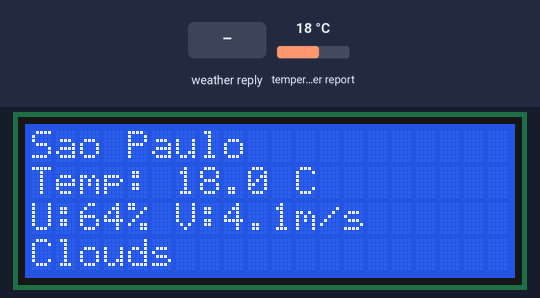
This program was run on a simulated ESP32 board running MicroPython. On the bench: 20×4 character LCD. The test bench sets the inputs (shaded band); at power-on: temperature in the web weather report 18 °C. WiFi joins after 1.5 s; no MQTT or app messages arrive unless stated; requests to the public web service named in the program get a made-up reply in its usual format after 0.4 s (London, UTC, broken clouds, 64 % humidity, 1013 hPa unless stated); library files of the repository ran but are not shown: i2c_lcd.py.

Above: at 3.4 s.
3.5 s: the web weather report turns to Clear
At 4.5 s:
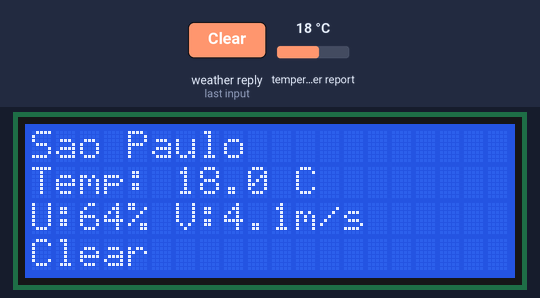
5.0 s: the web weather report turns to Rain
At 6.1 s:
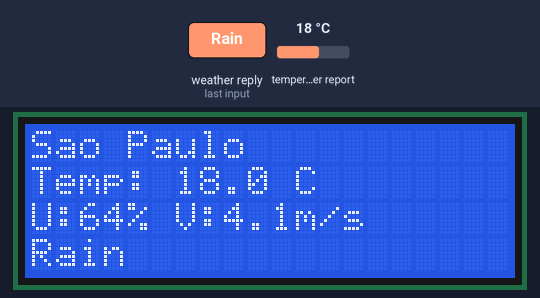
6.8 s: the web weather report turns to Snow
At 7.8 s:
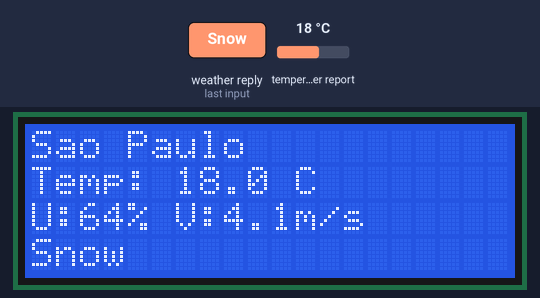
8.7 s: the web weather report turns to Thunderstorm
At 9.5 s:
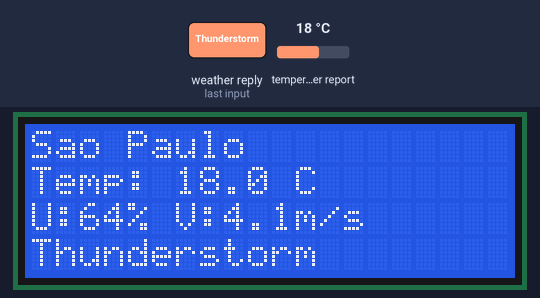
10.5 s: the web weather report turns to Mist
At 11.2 s:
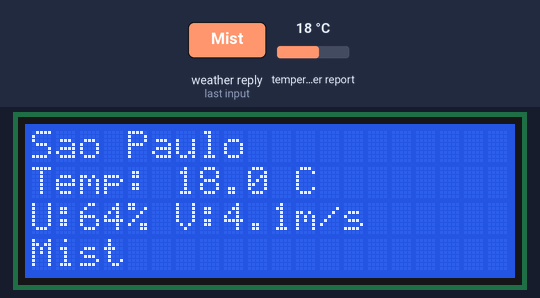
12.4 s: temperature in the web weather report set to -14 °C
At 14.1 s:
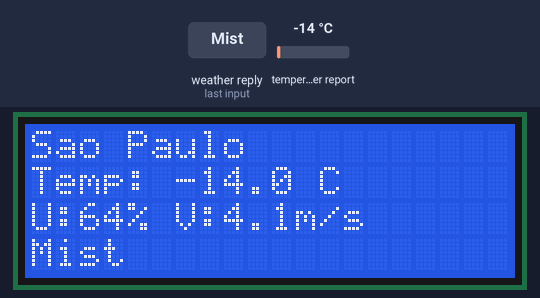
Timing chart, 0 to 15.2 s (numbered marks = the images above; inputs shaded):
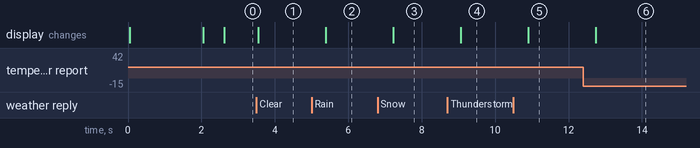

Measured:
- after the input at 3.5 s, the display: changes at once (image 1)
- after the input at 5.0 s, the display: changes after 0.38 s (image 2)
- after the input at 6.8 s, the display: changes after 0.42 s (image 3)
- after the input at 8.7 s, the display: changes after 0.36 s (image 4)
- after the input at 10.5 s, the display: changes after 0.41 s (image 5)
- after the input at 12.4 s, the display: changes after 0.35 s (image 6)

The program:

main.py
```python
import network, time, json, sys, io
import ubinascii, machine
from machine import Pin, I2C
from i2c_lcd import I2cLcd
from umqtt.simple import MQTTClient

try:
    import requests
except ImportError:
    import urequests as requests

SSID = "Wokwi-GUEST"
PASSWORD = ""
API_KEY = "8e395c62930537ba3fccb9439e255490"
CIDADE = "Sao%20Paulo,BR"
URL = "http://api.openweathermap.org/data/2.5/weather?q={}&appid={}&units=metric"

BROKER = "broker.hivemq.com"
TOPICO = b"fiap/cp2/Filipe_Scal/clima"
CLIENT_ID = b"esp32-" + ubinascii.hexlify(machine.unique_id())

i2c = I2C(0, sda=Pin(21), scl=Pin(22), freq=400000)
lcd = I2cLcd(i2c, 0x27, 4, 20)

def mostrar(l0="", l1="", l2="", l3=""):
    lcd.clear()
    for i, txt in enumerate((l0, l1, l2, l3)):
        lcd.move_to(0, i)
        lcd.putstr(txt[:19])

def mostrar_longo(txt, pausa=4):
    linhas = [txt[i:i+19] for i in range(0, len(txt), 19)]
    for i in range(0, len(linhas), 4):
        mostrar(*linhas[i:i+4])
        time.sleep(pausa)

def conectar_wifi():
    wlan = network.WLAN(network.STA_IF)
    wlan.active(True)
    if not wlan.isconnected():
        wlan.connect(SSID, PASSWORD)
        for _ in range(20):
            if wlan.isconnected():
                break
            time.sleep(1)
    return wlan.isconnected()

def buscar_clima():
    r = requests.get(URL.format(CIDADE, API_KEY))
    try:
        if r.status_code != 200:
            return None, r.status_code
        return r.json(), 200
    finally:
        r.close()

def conectar_mqtt():
    c = MQTTClient(CLIENT_ID, BROKER, port=1883, keepalive=60)
    c.connect()
    return c

mostrar("Conectando WiFi...")
if not conectar_wifi():
    mostrar("Falha no WiFi")
    raise SystemExit

mostrar("Conectando MQTT...")
client = None
try:
    client = conectar_mqtt()
except Exception as e:
    mostrar("Falha no MQTT")
    time.sleep(3)

while True:
    try:
        dados, status = buscar_clima()
        if dados is None:
            mostrar("Erro na API", "Codigo: " + str(status))
        else:
            temp = dados["main"]["temp"]
            umid = dados["main"]["humidity"]
            vento = dados["wind"]["speed"]
            ceu = dados["weather"][0]["main"]

            mostrar(
                dados["name"],
                "Temp: {:.1f} C".format(temp),
                "U:{}% V:{}m/s".format(umid, vento),
                ceu,
            )

            msg = json.dumps({
                "cidade": dados["name"],
                "temp": temp,
                "umidade": umid,
                "vento": vento,
                "ceu": ceu,
            })
            try:
                if client is None:
                    client = conectar_mqtt()
                client.publish(TOPICO, msg)
            except Exception:
                client = None   # tenta reconectar no próximo ciclo
    except Exception as e:
        buf = io.StringIO()
        sys.print_exception(e, buf)
        mostrar_longo(buf.getvalue().replace("\n", " "))
    time.sleep(0.5)
```
